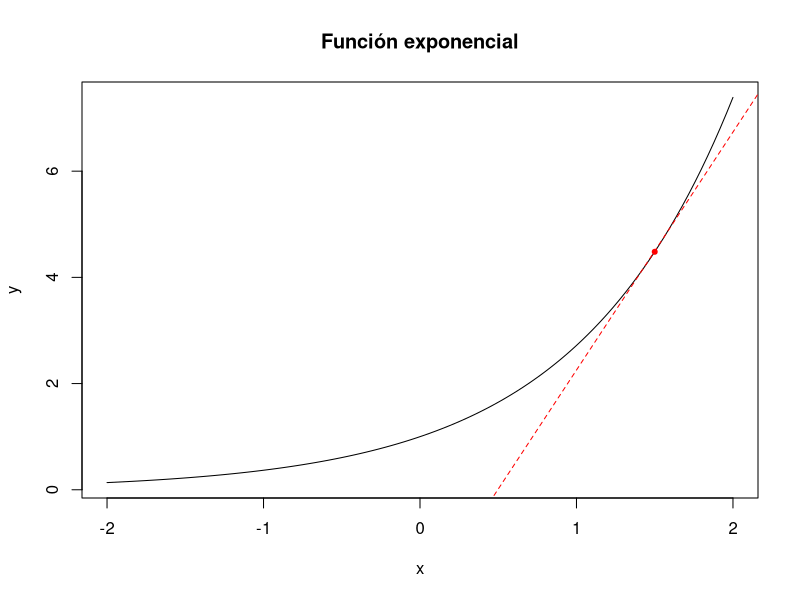

Source code (R): (Note: this script raises an error after producing the figure.)
## ---- chunk 1
x <- seq(-2, 2, len = 100)
y = exp(x)
plot(x, y, type = "l", main = "Función exponencial")
points(1.5, exp(1.5), col = "red", pch = 20)
abline(a = -2.227, b = exp(1.5), lty = 2, col = "red")
## ---- chunk 2
knitr::include_graphics("Unidad-II/popn.png")
## ---- chunk 3
x2 <- seq(0.001, 100, len = 100)
y2 = log(x2)
plot(x2, y2, type = "l", main = "Función logarítmica", ylab = "y", xlab ="x")
